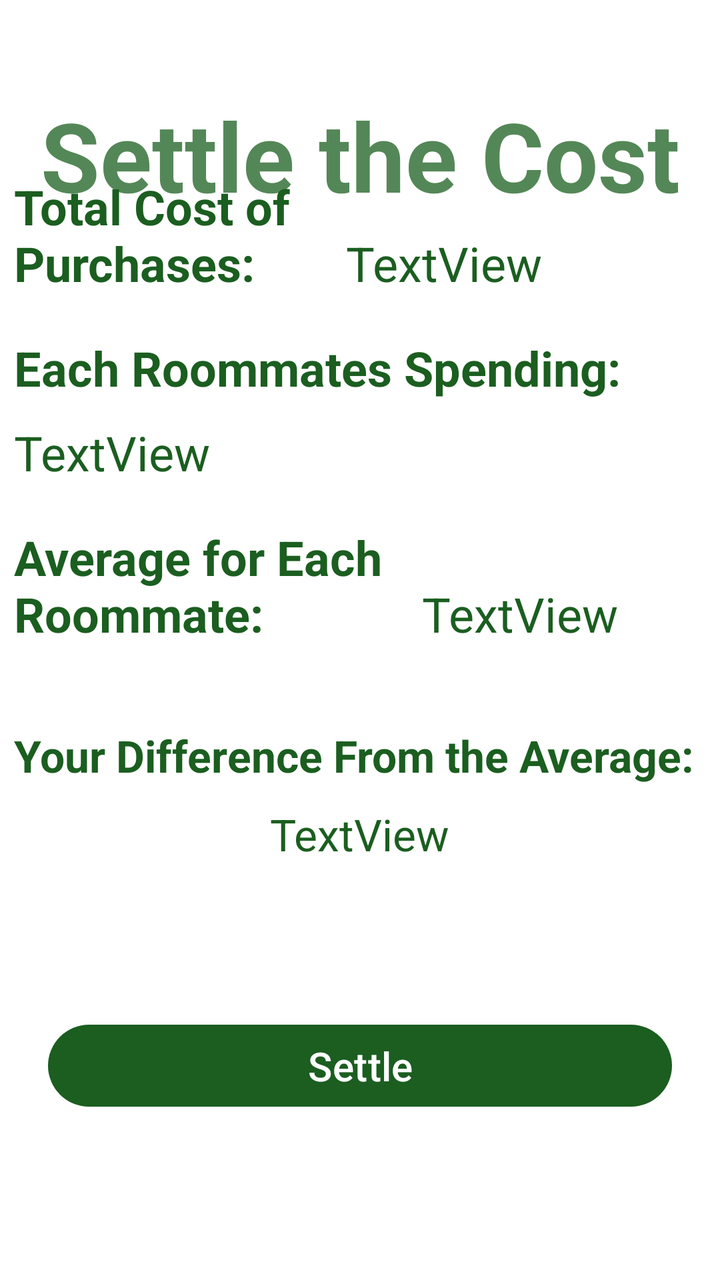
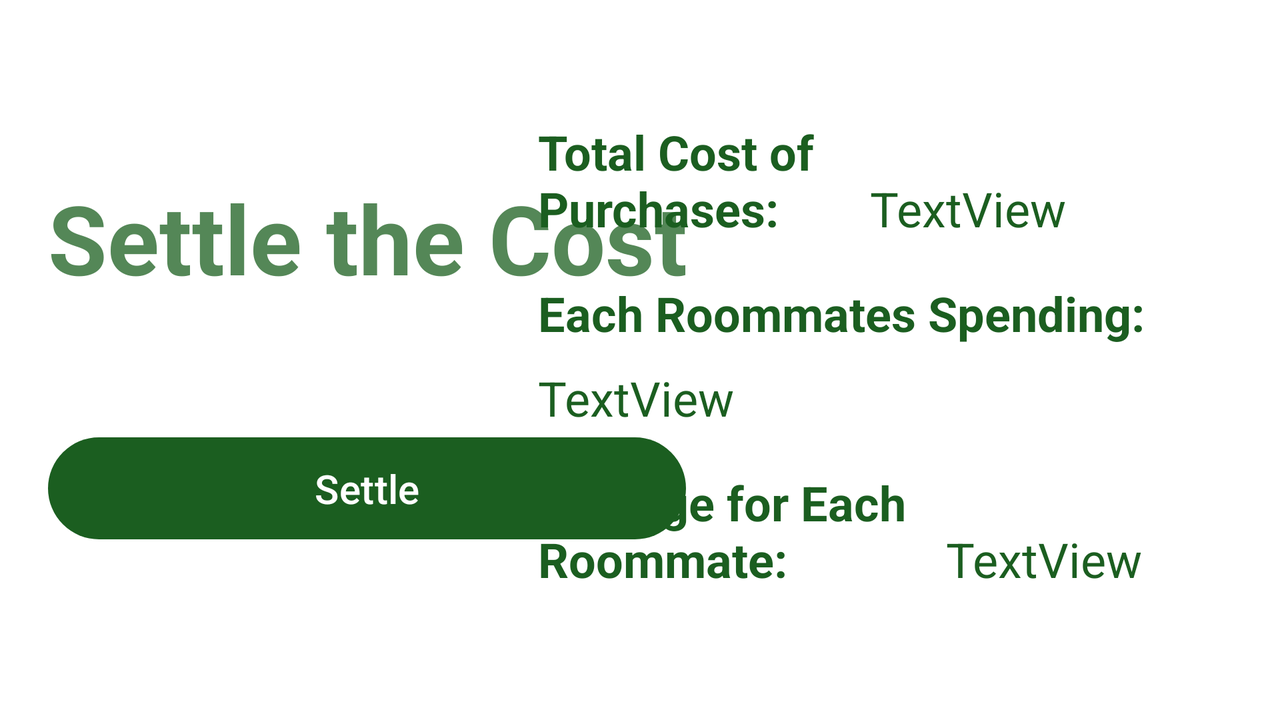

One screen, two layout resources from the same app: the default and the repository's alternative for another configuration. Each is rendered where Android would select it; the XML of both is given below.
<!-- AndroidManifest.xml: application theme Base.Theme.Cs4060final -->
<!-- res/layout/settle_cost.xml -->
<?xml version="1.0" encoding="utf-8"?>
<androidx.constraintlayout.widget.ConstraintLayout xmlns:android="http://schemas.android.com/apk/res/android"
    xmlns:app="http://schemas.android.com/apk/res-auto"
    xmlns:tools="http://schemas.android.com/tools"
    android:id="@+id/settle"
    android:layout_width="match_parent"
    android:layout_height="match_parent">

    <TextView
        android:id="@+id/textView16"
        android:layout_width="wrap_content"
        android:layout_height="wrap_content"
        android:text="Settle the Cost"
        android:textColor="#548757"
        android:textSize="48sp"
        android:textStyle="bold"
        app:layout_constraintBottom_toBottomOf="parent"
        app:layout_constraintEnd_toEndOf="parent"
        app:layout_constraintStart_toStartOf="parent"
        app:layout_constraintTop_toTopOf="parent"
        app:layout_constraintVertical_bias="0.079" />

    <ScrollView
        android:layout_width="346dp"
        android:layout_height="437dp"
        app:layout_constraintBottom_toBottomOf="parent"
        app:layout_constraintEnd_toEndOf="parent"
        app:layout_constraintStart_toStartOf="parent"
        app:layout_constraintTop_toTopOf="parent"
        app:layout_constraintVertical_bias="0.429">

        <LinearLayout
            android:id="@+id/linearLayout4"
            android:layout_width="match_parent"
            android:layout_height="wrap_content"
            android:orientation="vertical">

            <LinearLayout
                android:layout_width="match_parent"
                android:layout_height="wrap_content"
                android:orientation="horizontal">

                <TextView
                    android:id="@+id/textView21"
                    android:layout_width="166dp"
                    android:layout_height="wrap_content"
                    android:text="Total Cost of Purchases:"
                    android:textSize="24sp"
                    android:textStyle="bold" />

                <TextView
                    android:id="@+id/totalOfPurchases"
                    android:layout_width="150dp"
                    android:layout_height="wrap_content"
                    android:layout_gravity="bottom"
                    android:text="TextView"
                    android:textSize="24sp" />
            </LinearLayout>

            <TextView
                android:id="@+id/textView22"
                android:layout_width="match_parent"
                android:layout_height="wrap_content"
                android:layout_marginTop="20dp"
                android:text="Each Roommates Spending:"
                android:textSize="24sp"
                android:textStyle="bold" />

            <TextView
                android:id="@+id/eachSpending"
                android:layout_width="match_parent"
                android:layout_height="wrap_content"
                android:layout_marginTop="10dp"
                android:text="TextView"
                android:textSize="24sp" />

            <LinearLayout
                android:layout_width="match_parent"
                android:layout_height="wrap_content"
                android:layout_marginTop="20dp"
                android:orientation="horizontal">

                <TextView
                    android:id="@+id/textView23"
                    android:layout_width="204dp"
                    android:layout_height="wrap_content"
                    android:text="Average for Each Roommate:"
                    android:textSize="24sp"
                    android:textStyle="bold" />

                <TextView
                    android:id="@+id/averagePerRoommate"
                    android:layout_width="match_parent"
                    android:layout_height="wrap_content"
                    android:layout_gravity="bottom"
                    android:text="TextView"
                    android:textSize="24sp" />
            </LinearLayout>

            <TextView
                android:id="@+id/textView24"
                android:layout_width="wrap_content"
                android:layout_height="wrap_content"
                android:layout_marginTop="40dp"
                android:layout_weight="1"
                android:text="Your Difference From the Average:"
                android:textSize="22sp"
                android:textStyle="bold" />

            <TextView
                android:id="@+id/difference"
                android:layout_width="wrap_content"
                android:layout_height="wrap_content"
                android:layout_gravity="center"
                android:layout_marginTop="10dp"
                android:layout_weight="1"
                android:text="TextView"
                android:textSize="22sp" />

        </LinearLayout>
    </ScrollView>

    <Button
        android:id="@+id/button11"
        android:layout_width="312dp"
        android:layout_height="49dp"
        android:text="Settle"
        android:textSize="20sp"
        app:layout_constraintBottom_toBottomOf="parent"
        app:layout_constraintEnd_toEndOf="parent"
        app:layout_constraintStart_toStartOf="parent"
        app:layout_constraintTop_toTopOf="parent"
        app:layout_constraintVertical_bias="0.86" />

</androidx.constraintlayout.widget.ConstraintLayout>
<!-- resources referenced by this layout -->
<resources>
  <style name="Base.Theme.Cs4060final" parent="Theme.Material3.DayNight">
          
          
          <item name="colorPrimary">@color/green</item>
          <item name="colorPrimaryVariant">@color/green_dark</item>
          <item name="colorOnPrimary">@color/white</item>
  
          
          <item name="colorSecondary">@color/saddlebrown</item>
          <item name="colorSecondaryVariant">@color/green_dark</item>
          <item name="colorOnSecondary">@color/black</item>
  
          
          <item name="colorControlActivated">@color/green_dark</item>
  
          
          <item name="android:statusBarColor" tools:targetApi="l">?attr/colorPrimaryVariant</item>
  
          <item name="android:windowBackground">@color/white</item>
          <item name="android:editTextColor">@color/green</item>
  
          <item name="colorOnBackground">@color/green</item>
          <item name="colorSurface">@color/green</item>
  
          <item name="android:textColorPrimary">@color/green</item>
          <item name="android:textColorSecondary">@color/green</item>
          <item name="android:textColorTertiary">@color/green</item>
          <item name="android:textColorLink">@color/green_dark</item>
          <item name="android:textColorHint">@color/green_light</item>
  
          <item name="android:backgroundDimAmount">0.6</item>
          <item name="android:backgroundDimEnabled">true</item>
      </style>
  <color name="green">#1B5E20</color>
  <color name="green_dark">#003300</color>
  <color name="white">#FFFFFFFF</color>
  <color name="saddlebrown">#8B4513</color>
  <color name="black">#FF000000</color>
  <color name="green_light">#A5D6A7</color>
</resources>
<!-- res/layout-land/settle_cost.xml (the repository's variant of the layout above) -->
<!-- drawn on the phone turned sideways -->
<?xml version="1.0" encoding="utf-8"?>
<androidx.constraintlayout.widget.ConstraintLayout xmlns:android="http://schemas.android.com/apk/res/android"
    xmlns:app="http://schemas.android.com/apk/res-auto"
    xmlns:tools="http://schemas.android.com/tools"
    android:id="@+id/settle"
    android:layout_width="match_parent"
    android:layout_height="match_parent">

    <TextView
        android:id="@+id/textView16"
        android:layout_width="wrap_content"
        android:layout_height="wrap_content"
        android:text="Settle the Cost"
        android:textColor="#548757"
        android:textSize="48sp"
        android:textStyle="bold"
        app:layout_constraintBottom_toBottomOf="parent"
        app:layout_constraintEnd_toEndOf="parent"
        app:layout_constraintHorizontal_bias="0.075"
        app:layout_constraintStart_toStartOf="parent"
        app:layout_constraintTop_toTopOf="parent"
        app:layout_constraintVertical_bias="0.293" />

    <ScrollView
        android:layout_width="337dp"
        android:layout_height="256dp"
        app:layout_constraintBottom_toBottomOf="parent"
        app:layout_constraintEnd_toEndOf="parent"
        app:layout_constraintHorizontal_bias="0.888"
        app:layout_constraintStart_toStartOf="parent"
        app:layout_constraintTop_toTopOf="parent"
        app:layout_constraintVertical_bias="0.574">

        <LinearLayout
            android:id="@+id/linearLayout4"
            android:layout_width="match_parent"
            android:layout_height="wrap_content"
            android:orientation="vertical">

            <LinearLayout
                android:layout_width="match_parent"
                android:layout_height="wrap_content"
                android:orientation="horizontal">

                <TextView
                    android:id="@+id/textView21"
                    android:layout_width="166dp"
                    android:layout_height="wrap_content"
                    android:text="Total Cost of Purchases:"
                    android:textSize="24sp"
                    android:textStyle="bold" />

                <TextView
                    android:id="@+id/totalOfPurchases"
                    android:layout_width="150dp"
                    android:layout_height="wrap_content"
                    android:layout_gravity="bottom"
                    android:text="TextView"
                    android:textSize="24sp" />
            </LinearLayout>

            <TextView
                android:id="@+id/textView22"
                android:layout_width="match_parent"
                android:layout_height="wrap_content"
                android:layout_marginTop="20dp"
                android:text="Each Roommates Spending:"
                android:textSize="24sp"
                android:textStyle="bold" />

            <TextView
                android:id="@+id/eachSpending"
                android:layout_width="match_parent"
                android:layout_height="wrap_content"
                android:layout_marginTop="10dp"
                android:text="TextView"
                android:textSize="24sp" />

            <LinearLayout
                android:layout_width="match_parent"
                android:layout_height="wrap_content"
                android:layout_marginTop="20dp"
                android:orientation="horizontal">

                <TextView
                    android:id="@+id/textView23"
                    android:layout_width="204dp"
                    android:layout_height="wrap_content"
                    android:text="Average for Each Roommate:"
                    android:textSize="24sp"
                    android:textStyle="bold" />

                <TextView
                    android:id="@+id/averagePerRoommate"
                    android:layout_width="match_parent"
                    android:layout_height="wrap_content"
                    android:layout_gravity="bottom"
                    android:text="TextView"
                    android:textSize="24sp" />
            </LinearLayout>

        </LinearLayout>
    </ScrollView>

    <Button
        android:id="@+id/button11"
        android:layout_width="319dp"
        android:layout_height="59dp"
        android:text="Settle"
        android:textSize="20sp"
        app:layout_constraintBottom_toBottomOf="parent"
        app:layout_constraintEnd_toEndOf="parent"
        app:layout_constraintHorizontal_bias="0.075"
        app:layout_constraintStart_toStartOf="parent"
        app:layout_constraintTop_toTopOf="parent"
        app:layout_constraintVertical_bias="0.713" />

</androidx.constraintlayout.widget.ConstraintLayout>
